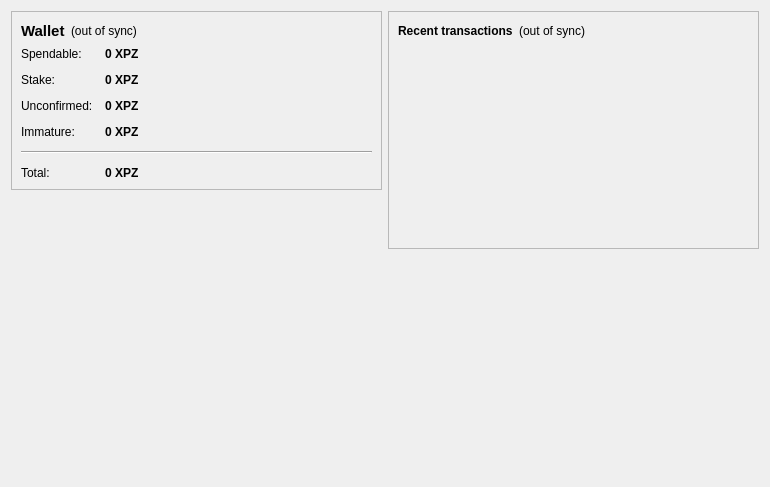
<?xml version="1.0" encoding="UTF-8"?>
<ui version="4.0">
 <class>OverviewPage</class>
 <widget class="QWidget" name="OverviewPage">
  <property name="geometry">
   <rect>
    <x>0</x>
    <y>0</y>
    <width>770</width>
    <height>487</height>
   </rect>
  </property>
  <property name="windowTitle">
   <string>Form</string>
  </property>
  <layout class="QHBoxLayout" name="horizontalLayout" stretch="1,1">
   <item>
    <layout class="QVBoxLayout" name="verticalLayout_2">
     <item>
      <widget class="QFrame" name="frame">
       <property name="frameShape">
        <enum>QFrame::StyledPanel</enum>
       </property>
       <property name="frameShadow">
        <enum>QFrame::Raised</enum>
       </property>
       <layout class="QVBoxLayout" name="verticalLayout_4">
        <item>
         <layout class="QHBoxLayout" name="horizontalLayout_4">
          <item>
           <widget class="QLabel" name="label_5">
            <property name="font">
             <font>
              <pointsize>11</pointsize>
              <weight>75</weight>
              <bold>true</bold>
             </font>
            </property>
            <property name="text">
             <string>Wallet</string>
            </property>
           </widget>
          </item>
          <item>
           <widget class="QLabel" name="labelWalletStatus">
            <property name="toolTip">
             <string>The displayed information may be out of date. Your wallet automatically synchronizes with the PlasmaCoin network after a connection is established, but this process has not completed yet.</string>
            </property>
            <property name="styleSheet">
             <string notr="true"/>
            </property>
            <property name="text">
             <string notr="true">(out of sync)</string>
            </property>
            <property name="alignment">
             <set>Qt::AlignLeading|Qt::AlignLeft|Qt::AlignVCenter</set>
            </property>
           </widget>
          </item>
          <item>
           <spacer name="horizontalSpacer_2">
            <property name="orientation">
             <enum>Qt::Horizontal</enum>
            </property>
            <property name="sizeHint" stdset="0">
             <size>
              <width>40</width>
              <height>20</height>
             </size>
            </property>
           </spacer>
          </item>
         </layout>
        </item>
        <item>
         <layout class="QFormLayout" name="formLayout_2">
          <property name="fieldGrowthPolicy">
           <enum>QFormLayout::AllNonFixedFieldsGrow</enum>
          </property>
          <property name="horizontalSpacing">
           <number>12</number>
          </property>
          <property name="verticalSpacing">
           <number>12</number>
          </property>
          <item row="0" column="0">
           <widget class="QLabel" name="label">
            <property name="text">
             <string>Spendable:</string>
            </property>
           </widget>
          </item>
          <item row="0" column="1">
           <widget class="QLabel" name="labelBalance">
            <property name="font">
             <font>
              <weight>75</weight>
              <bold>true</bold>
             </font>
            </property>
            <property name="cursor">
             <cursorShape>IBeamCursor</cursorShape>
            </property>
            <property name="toolTip">
             <string>Your current spendable balance</string>
            </property>
            <property name="text">
             <string notr="true">0 XPZ</string>
            </property>
            <property name="textInteractionFlags">
             <set>Qt::LinksAccessibleByMouse|Qt::TextSelectableByKeyboard|Qt::TextSelectableByMouse</set>
            </property>
           </widget>
          </item>
          <item row="1" column="0">
           <widget class="QLabel" name="label_6">
            <property name="text">
             <string>Stake:</string>
            </property>
           </widget>
          </item>
          <item row="1" column="1">
           <widget class="QLabel" name="labelStake">
            <property name="font">
             <font>
              <weight>75</weight>
              <bold>true</bold>
             </font>
            </property>
            <property name="cursor">
             <cursorShape>IBeamCursor</cursorShape>
            </property>
            <property name="toolTip">
             <string>Total of coins that was staked, and do not yet count toward the current balance</string>
            </property>
            <property name="text">
             <string notr="true">0 XPZ</string>
            </property>
            <property name="textInteractionFlags">
             <set>Qt::LinksAccessibleByMouse|Qt::TextSelectableByKeyboard|Qt::TextSelectableByMouse</set>
            </property>
           </widget>
          </item>
          <item row="2" column="0">
           <widget class="QLabel" name="label_3">
            <property name="text">
             <string>Unconfirmed:</string>
            </property>
           </widget>
          </item>
          <item row="2" column="1">
           <widget class="QLabel" name="labelUnconfirmed">
            <property name="font">
             <font>
              <weight>75</weight>
              <bold>true</bold>
             </font>
            </property>
            <property name="cursor">
             <cursorShape>IBeamCursor</cursorShape>
            </property>
            <property name="toolTip">
             <string>Total of transactions that have yet to be confirmed, and do not yet count toward the current balance</string>
            </property>
            <property name="text">
             <string notr="true">0 XPZ</string>
            </property>
            <property name="textInteractionFlags">
             <set>Qt::LinksAccessibleByMouse|Qt::TextSelectableByKeyboard|Qt::TextSelectableByMouse</set>
            </property>
           </widget>
          </item>
          <item row="3" column="0">
           <widget class="QLabel" name="labelImmatureText">
            <property name="text">
             <string>Immature:</string>
            </property>
           </widget>
          </item>
          <item row="3" column="1">
           <widget class="QLabel" name="labelImmature">
            <property name="font">
             <font>
              <weight>75</weight>
              <bold>true</bold>
             </font>
            </property>
            <property name="toolTip">
             <string>Mined balance that has not yet matured</string>
            </property>
            <property name="text">
             <string notr="true">0 XPZ</string>
            </property>
            <property name="textInteractionFlags">
             <set>Qt::LinksAccessibleByMouse|Qt::TextSelectableByKeyboard|Qt::TextSelectableByMouse</set>
            </property>
           </widget>
          </item>
          <item row="4" column="0" colspan="2">
           <widget class="Line" name="line">
            <property name="orientation">
             <enum>Qt::Horizontal</enum>
            </property>
           </widget>
          </item>
          <item row="5" column="0">
           <widget class="QLabel" name="labelTotalText">
            <property name="text">
             <string>Total:</string>
            </property>
           </widget>
          </item>
          <item row="5" column="1">
           <widget class="QLabel" name="labelTotal">
            <property name="font">
             <font>
              <weight>75</weight>
              <bold>true</bold>
             </font>
            </property>
            <property name="cursor">
             <cursorShape>IBeamCursor</cursorShape>
            </property>
            <property name="toolTip">
             <string>Your current total balance</string>
            </property>
            <property name="text">
             <string notr="true">0 XPZ</string>
            </property>
            <property name="textInteractionFlags">
             <set>Qt::LinksAccessibleByMouse|Qt::TextSelectableByKeyboard|Qt::TextSelectableByMouse</set>
            </property>
           </widget>
          </item>
         </layout>
        </item>
       </layout>
      </widget>
     </item>
     <item>
      <spacer name="verticalSpacer">
       <property name="orientation">
        <enum>Qt::Vertical</enum>
       </property>
       <property name="sizeHint" stdset="0">
        <size>
         <width>20</width>
         <height>40</height>
        </size>
       </property>
      </spacer>
     </item>
     <item>
      <widget class="QLabel" name="label_2">
       <property name="autoFillBackground">
        <bool>false</bool>
       </property>
       <property name="text">
        <string/>
       </property>
       <property name="pixmap">
        <pixmap resource="../bitcoin.qrc">:/icons/mastbg</pixmap>
       </property>
       <property name="scaledContents">
        <bool>false</bool>
       </property>
       <property name="alignment">
        <set>Qt::AlignCenter</set>
       </property>
       <property name="wordWrap">
        <bool>false</bool>
       </property>
       <property name="margin">
        <number>0</number>
       </property>
      </widget>
     </item>
    </layout>
   </item>
   <item>
    <layout class="QVBoxLayout" name="verticalLayout_3">
     <item>
      <widget class="QFrame" name="frame_2">
       <property name="frameShape">
        <enum>QFrame::StyledPanel</enum>
       </property>
       <property name="frameShadow">
        <enum>QFrame::Raised</enum>
       </property>
       <layout class="QVBoxLayout" name="verticalLayout">
        <item>
         <layout class="QHBoxLayout" name="horizontalLayout_2">
          <item>
           <widget class="QLabel" name="label_4">
            <property name="text">
             <string>&lt;b&gt;Recent transactions&lt;/b&gt;</string>
            </property>
           </widget>
          </item>
          <item>
           <widget class="QLabel" name="labelTransactionsStatus">
            <property name="toolTip">
             <string>The displayed information may be out of date. Your wallet automatically synchronizes with the PlasmaCoin network after a connection is established, but this process has not completed yet.</string>
            </property>
            <property name="styleSheet">
             <string notr="true"/>
            </property>
            <property name="text">
             <string notr="true">(out of sync)</string>
            </property>
            <property name="alignment">
             <set>Qt::AlignRight|Qt::AlignTrailing|Qt::AlignVCenter</set>
            </property>
           </widget>
          </item>
          <item>
           <spacer name="horizontalSpacer">
            <property name="orientation">
             <enum>Qt::Horizontal</enum>
            </property>
            <property name="sizeHint" stdset="0">
             <size>
              <width>40</width>
              <height>20</height>
             </size>
            </property>
           </spacer>
          </item>
         </layout>
        </item>
        <item>
         <widget class="QListView" name="listTransactions">
          <property name="styleSheet">
           <string notr="true">QListView { background: transparent; }</string>
          </property>
          <property name="frameShape">
           <enum>QFrame::NoFrame</enum>
          </property>
          <property name="verticalScrollBarPolicy">
           <enum>Qt::ScrollBarAlwaysOff</enum>
          </property>
          <property name="horizontalScrollBarPolicy">
           <enum>Qt::ScrollBarAlwaysOff</enum>
          </property>
          <property name="selectionMode">
           <enum>QAbstractItemView::NoSelection</enum>
          </property>
         </widget>
        </item>
       </layout>
      </widget>
     </item>
     <item>
      <spacer name="verticalSpacer_2">
       <property name="orientation">
        <enum>Qt::Vertical</enum>
       </property>
       <property name="sizeHint" stdset="0">
        <size>
         <width>20</width>
         <height>40</height>
        </size>
       </property>
      </spacer>
     </item>
    </layout>
   </item>
  </layout>
 </widget>
 <resources>
  <include location="../bitcoin.qrc"/>
 </resources>
 <connections/>
</ui>
